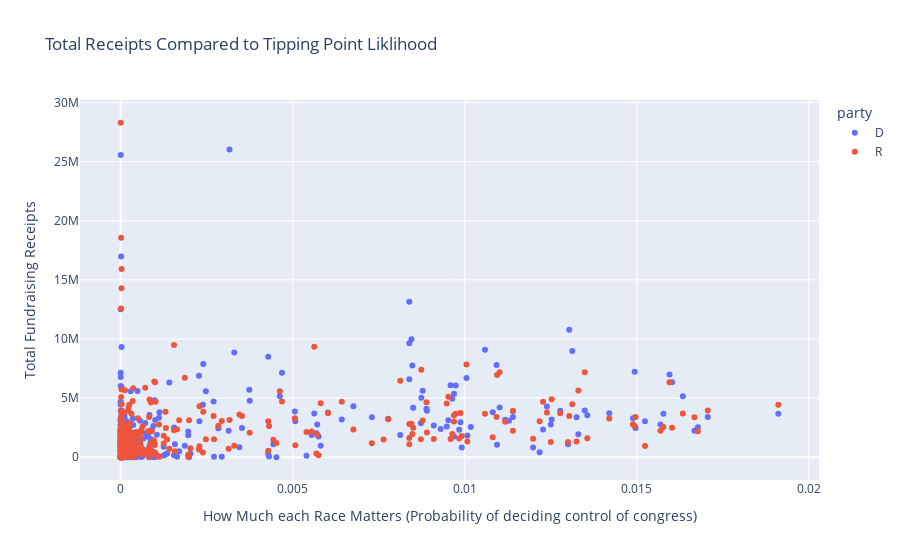

Write notebook code for a chart like this one.
### Code cell
fig = px.scatter(combined_df, x="tipping", y="Total_Receipt", color= "party", hover_data = ["name", "district"],
                title = "Total Receipts Compared to Tipping Point Liklihood",
                labels = {"Total_Receipt": "Total Fundraising Receipts",
                          "tipping": "How Much each Race Matters (Probability of deciding control of congress)"}
                )
fig.show()
fig.write_html("receipts_vs_tipping.html")

### Figure 1 — Plotly figure (JSON) as saved in the notebook; plotly's stock layout.template omitted (floating-point values rounded to 4 significant figures; data arrays with more than 128 entries replaced by an {"elided": "..."} marker saying what was removed)
{"data": [{"customdata": {"elided": "401x2 str values"}, "hovertemplate": "party=D<br>How Much each Race Matters (Probability of deciding control of congress)=%{x}<br>Total Fundraising Receipts=%{y}<br>name=%{customdata[0]}<br>district=%{customdata[1]}<extra></extra>", "legendgroup": "D", "marker": {"color": "#636efa", "symbol": "circle"}, "mode": "markers", "name": "D", "orientation": "v", "showlegend": true, "type": "scatter", "x": {"elided": "401 float values"}, "xaxis": "x", "y": {"elided": "401 float values"}, "yaxis": "y"}, {"customdata": {"elided": "400x2 str values"}, "hovertemplate": "party=R<br>How Much each Race Matters (Probability of deciding control of congress)=%{x}<br>Total Fundraising Receipts=%{y}<br>name=%{customdata[0]}<br>district=%{customdata[1]}<extra></extra>", "legendgroup": "R", "marker": {"color": "#EF553B", "symbol": "circle"}, "mode": "markers", "name": "R", "orientation": "v", "showlegend": true, "type": "scatter", "x": {"elided": "400 float values"}, "xaxis": "x", "y": {"elided": "400 float values"}, "yaxis": "y"}], "layout": {"autosize": true, "legend": {"title": {"text": "party"}, "tracegroupgap": 0}, "title": {"text": "Total Receipts Compared to Tipping Point Liklihood"}, "xaxis": {"anchor": "y", "autorange": true, "domain": [0, 1], "range": [-0.001156, 0.02027], "title": {"text": "How Much each Race Matters (Probability of deciding control of congress)"}, "type": "linear"}, "yaxis": {"anchor": "x", "autorange": true, "domain": [0, 1], "range": [-1753000.0, 30050000.0], "title": {"text": "Total Fundraising Receipts"}, "type": "linear"}}}
